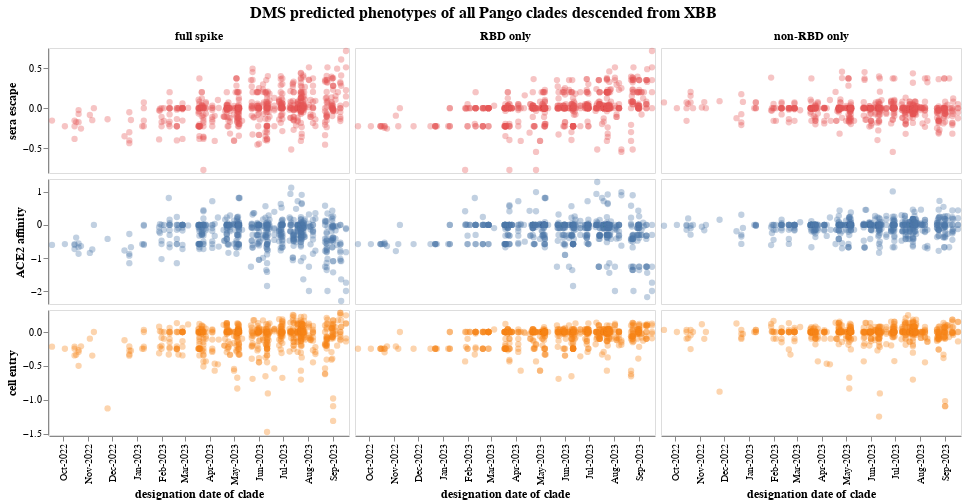

This figure's notebook cell:
### Markdown cell above
## Plot phenotypes of Pango clades
Plot phenotypes of Pango clades versus their designation dates:

### Code cell
region_cols = {
    "phenotype": "full spike",
    "phenotype_RBD_only": "RBD only",
    "phenotype_nonRBD_only": "non-RBD only",
}

pango_chart_df = (
    pango_dms_df
    .melt(
        id_vars=[c for c in pango_dms_df if c not in region_cols],
        value_vars=region_cols,
        var_name="spike_region",
        value_name="phenotype value",
    )
    .assign(
        spike_region=lambda x: x["spike_region"].map(region_cols),
        n_mutations=lambda x: x[f"muts_from_{starting_clade}"].map(
            lambda s: len([m for m in s.split(";") if m])
        )
    )
    .rename(columns={f"muts_from_{dms_clade}_missing_data": "muts_missing_data"})
)

if pango_chart_df["n_mutations"].max() > 12:
    raise ValueError(
        "check high number of mutations to ensure not bug in JSON like this one:\n"
        + "https://github.com/corneliusroemer/pango-sequences/issues/6\n\n"
        + str(pango_chart_df.query("n_mutations > 12"))
    )

# columns cannot have "." in them for Altair
col_renames = {c: c.replace(".", "_") for c in pango_chart_df.columns if "." in c}
col_renames_rev = {v: k for (k, v) in col_renames.items()}
pango_chart_df = pango_chart_df.drop(columns="n_mutations").rename(columns=col_renames)

clade_selection = alt.selection_point(fields=["clade"], on="mouseover", empty=False)

base_pango_chart = (
    alt.Chart(pango_chart_df)
    .encode(
        tooltip=[
            alt.Tooltip(c, title=col_renames_rev[c] if c in col_renames_rev else c)
            for c in pango_chart_df.columns
        ],
        opacity=alt.condition(clade_selection, alt.value(1), alt.value(0.35)),
        size=alt.condition(clade_selection, alt.value(60), alt.value(40)),
        strokeWidth=alt.condition(clade_selection, alt.value(2), alt.value(0)),
        color=alt.Color("DMS_phenotype", legend=None),
    )
    .mark_circle(stroke="black")
    .properties(width=300, height=125)
)

phenotype_pango_charts = []
for phenotype in phenotypes:
    first_row = (phenotype == phenotypes[0])
    last_row = (phenotype == phenotypes[-1])
    phenotype_pango_charts.append(
        base_pango_chart
        .transform_filter(alt.datum["DMS_phenotype"] == phenotype)
        .encode(
            x=alt.X(
                "date",
                title="designation date of clade" if last_row else None,
                axis=(
                    alt.Axis(titleFontSize=12, labelOverlap=True, format="%b-%Y", labelAngle=-90)
                    if last_row
                    else None
                ),
                scale=alt.Scale(nice=False, padding=3),
            ),
            y=alt.Y(
                "phenotype value",
                title=phenotype,
                axis=alt.Axis(titleFontSize=12),
                scale=alt.Scale(nice=False, padding=3),
            ),
            column=alt.Column(
                "spike_region",
                sort=list(region_cols),
                title=None,
                header=(
                    alt.Header(labelFontSize=12, labelFontStyle="bold", labelPadding=4)
                    if first_row
                    else None
                ),
                spacing=4,
            ),
        )
    )

pango_chart = (
    alt.vconcat(*phenotype_pango_charts, spacing=4)
    .configure_axis(grid=False)
    .add_params(clade_selection)
    .properties(        
        title=alt.TitleParams(
            f"DMS predicted phenotypes of all Pango clades descended from {starting_clade}",
            anchor="middle",
            fontSize=16,
            dy=-5,
        ),
    )
)

print(f"Saving chart to {pango_by_date_html}")
pango_chart.save(pango_by_date_html)

pango_chart

### Figure 1 — Vega-Lite specification as saved in the notebook (floating-point values rounded to 4 significant figures; data arrays with more than 128 entries replaced by an {"elided": "..."} marker saying what was removed)
{"config": {"view": {"continuousWidth": 300, "continuousHeight": 300}, "axis": {"grid": false}}, "vconcat": [{"mark": {"type": "circle", "stroke": "black"}, "encoding": {"color": {"field": "DMS_phenotype", "legend": null, "type": "nominal"}, "column": {"field": "spike_region", "header": {"labelFontSize": 12, "labelFontStyle": "bold", "labelPadding": 4}, "sort": ["phenotype", "phenotype_RBD_only", "phenotype_nonRBD_only"], "spacing": 4, "title": null, "type": "nominal"}, "opacity": {"condition": {"param": "param_1", "value": 1, "empty": false}, "value": 0.35}, "size": {"condition": {"param": "param_1", "value": 60, "empty": false}, "value": 40}, "strokeWidth": {"condition": {"param": "param_1", "value": 2, "empty": false}, "value": 0}, "tooltip": [{"field": "clade", "title": "clade", "type": "nominal"}, {"field": "date", "title": "date", "type": "temporal"}, {"field": "n_child_clades", "title": "n_child_clades", "type": "quantitative"}, {"field": "muts_from_XBB", "title": "muts_from_XBB", "type": "nominal"}, {"field": "muts_from_XBB_1_5", "title": "muts_from_XBB.1.5", "type": "nominal"}, {"field": "muts_missing_data", "title": "muts_missing_data", "type": "nominal"}, {"field": "DMS_phenotype", "title": "DMS_phenotype", "type": "nominal"}, {"field": "spike_region", "title": "spike_region", "type": "nominal"}, {"field": "phenotype value", "title": "phenotype value", "type": "quantitative"}], "x": {"axis": null, "field": "date", "scale": {"nice": false, "padding": 3}, "title": null, "type": "temporal"}, "y": {"axis": {"titleFontSize": 12}, "field": "phenotype value", "scale": {"nice": false, "padding": 3}, "title": "sera escape", "type": "quantitative"}}, "height": 125, "name": "view_1", "transform": [{"filter": "(datum['DMS_phenotype'] === 'sera escape')"}], "width": 300}, {"mark": {"type": "circle", "stroke": "black"}, "encoding": {"color": {"field": "DMS_phenotype", "legend": null, "type": "nominal"}, "column": {"field": "spike_region", "header": null, "sort": ["phenotype", "phenotype_RBD_only", "phenotype_nonRBD_only"], "spacing": 4, "title": null, "type": "nominal"}, "opacity": {"condition": {"param": "param_1", "value": 1, "empty": false}, "value": 0.35}, "size": {"condition": {"param": "param_1", "value": 60, "empty": false}, "value": 40}, "strokeWidth": {"condition": {"param": "param_1", "value": 2, "empty": false}, "value": 0}, "tooltip": [{"field": "clade", "title": "clade", "type": "nominal"}, {"field": "date", "title": "date", "type": "temporal"}, {"field": "n_child_clades", "title": "n_child_clades", "type": "quantitative"}, {"field": "muts_from_XBB", "title": "muts_from_XBB", "type": "nominal"}, {"field": "muts_from_XBB_1_5", "title": "muts_from_XBB.1.5", "type": "nominal"}, {"field": "muts_missing_data", "title": "muts_missing_data", "type": "nominal"}, {"field": "DMS_phenotype", "title": "DMS_phenotype", "type": "nominal"}, {"field": "spike_region", "title": "spike_region", "type": "nominal"}, {"field": "phenotype value", "title": "phenotype value", "type": "quantitative"}], "x": {"axis": null, "field": "date", "scale": {"nice": false, "padding": 3}, "title": null, "type": "temporal"}, "y": {"axis": {"titleFontSize": 12}, "field": "phenotype value", "scale": {"nice": false, "padding": 3}, "title": "ACE2 affinity", "type": "quantitative"}}, "height": 125, "name": "view_2", "transform": [{"filter": "(datum['DMS_phenotype'] === 'ACE2 affinity')"}], "width": 300}, {"mark": {"type": "circle", "stroke": "black"}, "encoding": {"color": {"field": "DMS_phenotype", "legend": null, "type": "nominal"}, "column": {"field": "spike_region", "header": null, "sort": ["phenotype", "phenotype_RBD_only", "phenotype_nonRBD_only"], "spacing": 4, "title": null, "type": "nominal"}, "opacity": {"condition": {"param": "param_1", "value": 1, "empty": false}, "value": 0.35}, "size": {"condition": {"param": "param_1", "value": 60, "empty": false}, "value": 40}, "strokeWidth": {"condition": {"param": "param_1", "value": 2, "empty": false}, "value": 0}, "tooltip": [{"field": "clade", "title": "clade", "type": "nominal"}, {"field": "date", "title": "date", "type": "temporal"}, {"field": "n_child_clades", "title": "n_child_clades", "type": "quantitative"}, {"field": "muts_from_XBB", "title": "muts_from_XBB", "type": "nominal"}, {"field": "muts_from_XBB_1_5", "title": "muts_from_XBB.1.5", "type": "nominal"}, {"field": "muts_missing_data", "title": "muts_missing_data", "type": "nominal"}, {"field": "DMS_phenotype", "title": "DMS_phenotype", "type": "nominal"}, {"field": "spike_region", "title": "spike_region", "type": "nominal"}, {"field": "phenotype value", "title": "phenotype value", "type": "quantitative"}], "x": {"axis": {"format": "%b-%Y", "labelAngle": -90, "labelOverlap": true, "titleFontSize": 12}, "field": "date", "scale": {"nice": false, "padding": 3}, "title": "designation date of clade", "type": "temporal"}, "y": {"axis": {"titleFontSize": 12}, "field": "phenotype value", "scale": {"nice": false, "padding": 3}, "title": "cell entry", "type": "quantitative"}}, "height": 125, "name": "view_3", "transform": [{"filter": "(datum['DMS_phenotype'] === 'cell entry')"}], "width": 300}], "data": {"name": "data-70a50eb208d822e0bbe0e2ccc58e150a"}, "params": [{"name": "param_1", "select": {"type": "point", "fields": ["clade"], "on": "mouseover"}, "views": ["view_1", "view_2", "view_3"]}], "spacing": 4, "title": {"text": "DMS predicted phenotypes of all Pango clades descended from XBB", "anchor": "middle", "dy": -5, "fontSize": 16}, "$schema": "https://vega.github.io/schema/vega-lite/v5.8.0.json", "datasets": {"data-70a50eb208d822e0bbe0e2ccc58e150a": {"elided": "5616 records"}}}
